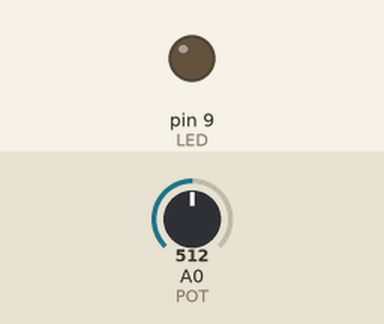
A sketch run on a simulated Arduino Uno, built with avr-gcc and run on an emulated ATmega328P. On the bench: output pins drawn as LEDs (lit = HIGH). Inputs (shaded band) come from the test bench; at power-on: A0 (POT) = 512.

Above: at 1.2 s.
1.3 s: A0 (POT) set to 716
At 1.8 s:
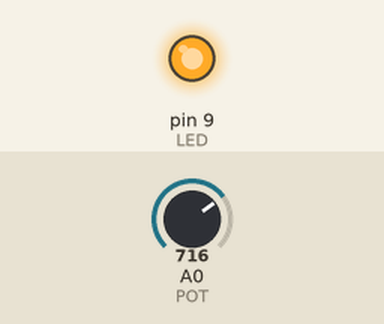
2.8 s: A0 (POT) set to 511
At 4.0 s:
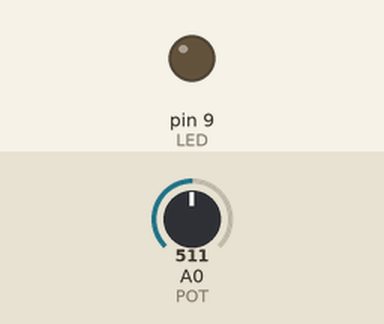
4.3 s: A0 (POT) set to 535
At 5.5 s:
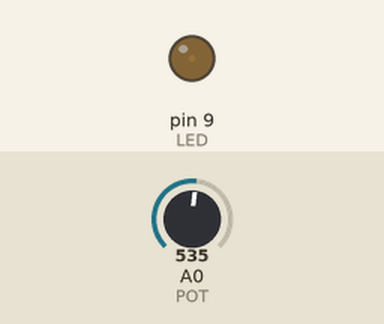
5.8 s: A0 (POT) set to 627
At 6.4 s:
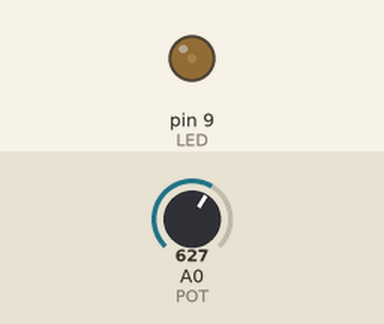
7.3 s: A0 (POT) set to 656
At 7.7 s:
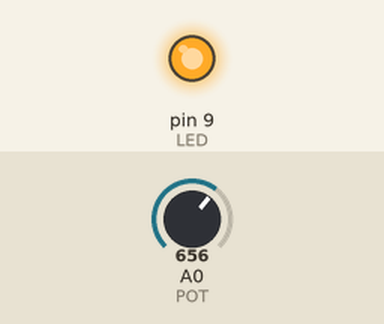
Timing chart, 0 to 9.8 s (numbered marks = the images above; inputs shaded):
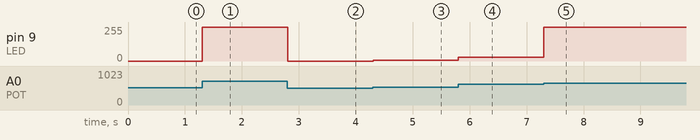

The sketch:

ADC.ino
```cpp
const int POT = 0;
const int LED = 9;
int val = 0;

void setup() {
  Serial.begin(9600);
  pinMode(LED, OUTPUT);
}

void loop() {
  val = analogRead(POT);
  int result = int (val * 255 / 1023.0);

  analogWrite(LED, result);
  delay(10);
}
```

Measured:
- the behaviour switches between 642 and 643 on A0 (POT) (found by bisection; images 4 and 5)
- after the input at 1.3 s, pin 9 (LED): 0/255 → 255/255 at once
- after the input at 2.8 s, pin 9 (LED): 255/255 → 0/255 at once
- after the input at 4.3 s, pin 9 (LED): 0/255 → 5/255 at once
- after the input at 5.8 s, pin 9 (LED): 5/255 → 28/255 at once
- after the input at 7.3 s, pin 9 (LED): 28/255 → 255/255 at once
